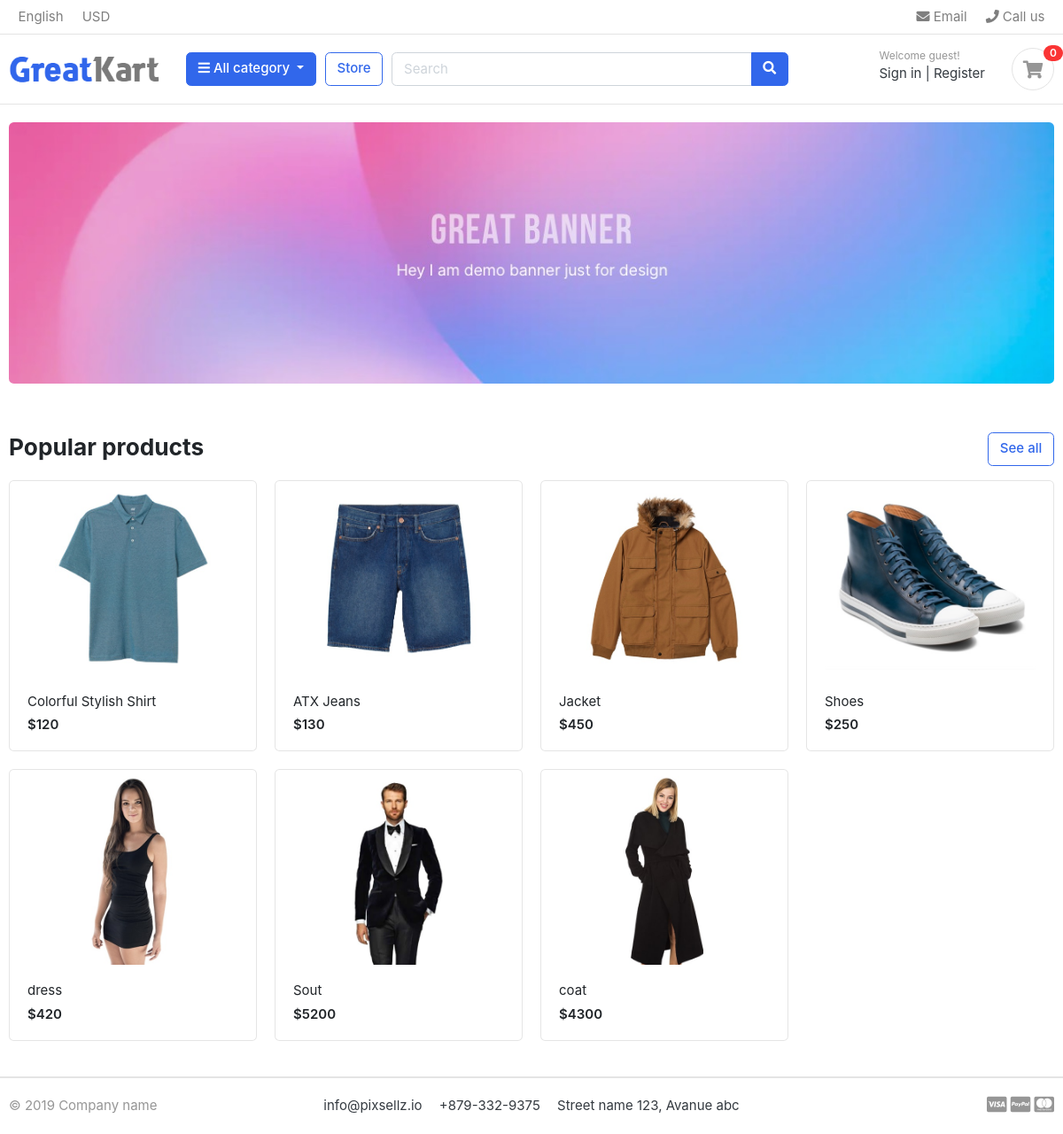
The page / on the database its author committed.
### store/models.py (models this page shows)
class Product(models.Model):
    name = models.CharField( max_length=50 , unique=True)
    slug = models.SlugField(max_length=50 , unique=True)
    description = models.TextField( max_length=2000 , blank=True)
    image = models.ImageField( upload_to='product_img')
    price = models.IntegerField()
    stock = models.IntegerField()
    is_available = models.BooleanField(default=True)
    category = models.ForeignKey("category.Category", verbose_name=("category product"), on_delete=models.CASCADE)
    created_at = models.DateTimeField(auto_now_add=True)
    modified_date = models.DateField( auto_now=True)
    def get_absolute_url(self):
        return reverse("store:product_detail", args=[self.category.slug ,self.slug])
    def __str__(self):
        return self.name

### settings/views.py (the view)
# urls.py: 2. Add a URL to urlpatterns:  path('', views.home, name='home')
def home(request):
    product = Product.objects.all().filter(is_available=True)
    return render(request, 'settings/home.html',{
        'product' : product
    })

### carts/context_processors.py (called while the page is built)
def counter(request):
    cart_count = 0
    if 'admin' in request.path:
        return{}
    else :
        try :
            cart = Cart.objects.filter(cart_id=_cart_id(request))
            cart_items = CartItem.objects.all().filter(cart=cart[:1])
            for cart_item in cart_items:
                cart_count+=cart_item.quantity
        except Cart.DoesNotExist:
            cart_count=0
    return dict(cart_count=cart_count)

### carts/views.py (called while the page is built)
def _cart_id(request):
    cart = request.session.session_key
    if not cart:
        cart = request.session.create()
    return cart

### category/context_processor.py (called while the page is built)
def menu_links(request):
    links = Category.objects.all()
    return dict(links=links)

### category/models.py (called while the page is built)
    def get_url(self):
        return reverse('store:product_by_category',args=[self.slug])

    def __str__(self):
        return str(self.name)

### settings/templates/settings/home.html
{% extends 'base.html' %}
{% load static %}
{% block body %}
	<section class="section-intro padding-y-sm">
		<div class="container">
			<div class="intro-banner-wrap">
				<img src="{% static 'images/banners/1.jpg'%}" class="img-fluid rounded">
			</div>
		</div>
	</section>
	<section class="section-name padding-y-sm">
		<div class="container">
			<header class="section-heading">
				<a href="{%url 'store:store'%}" class="btn btn-outline-primary float-right">See all</a>
				<h3 class="section-title">Popular products</h3>
			</header>
			<div class="row">
				{% for product in product %}
				<div class="col-md-3">
					<div class="card card-product-grid">
						<a href="{{product.get_absolute_url}}" class="img-wrap"> <img src="{{product.image.url}}"> </a>
						<figcaption class="info-wrap">
							<a href="{{product.get_absolute_url}}" class="title">{{product}}</a>
							<div class="price mt-1">${{product.price}}</div>
						</figcaption>
					</div>
				</div>
				{% endfor %}
			</div>
		</div>
	</section>
{% endblock body %}

### static/css/ui.css (style rules this page uses)
html { font-family: "Inter", sans-serif; font-size: 15px; }
.img-wrap { text-align: center; display: block; }
.img-wrap img { max-width: 100%; }
.padding-y-sm { padding-top: 20px; padding-bottom: 20px; }
.section-heading { margin-bottom: 20px; margin-top: 15px; }
.section-title { color: #212529; }
[class*=card-product] a.title { color: #212529; display: block; }
[class*=card-product] .img-wrap { overflow: hidden; position: relative; }
[class*=card-product] .img-wrap img { height: 100%; max-width: 100%; width: auto; display: inline-block; -o-object-fit: cover; object-fit: cover; }
.card-product-grid { margin-bottom: 20px; }
.card-product-grid .img-wrap { border-radius: 0.2rem 0.2rem 0 0; height: 220px; }
.card-product-grid .info-wrap { overflow: hidden; padding: 18px 20px; }
.card .img-wrap { overflow: hidden; }
.price { font-weight: 600; color: #212529; }

### rows shown on the page
Product: image (picture), name "Colorful Stylish Shirt", price "120"
Product: image (picture), name "ATX Jeans", price "130"
Product: image (picture), name "Jacket", price "450"
Product: image (picture), name "Shoes", price "250"
Product: image (picture), name "dress", price "420"
Product: image (picture), name "Sout", price "5200"
Product: image (picture), name "coat", price "4300"

### other values the page prints
{{ cart_count }} "0"
